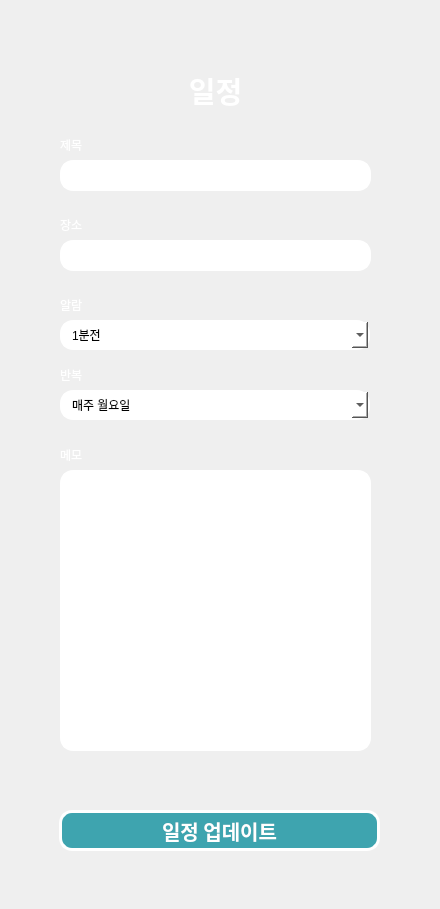
   <widget class="QWidget" name="page">
    <widget class="QComboBox" name="alarm_patient_2">
     <property name="geometry">
      <rect>
       <x>60</x>
       <y>320</y>
       <width>310</width>
       <height>30</height>
      </rect>
     </property>
     <property name="styleSheet">
      <string notr="true">color:black;
background-color: rgb(255, 255, 255);
border: 2px solid rgb(255, 255, 255);
border-radius: 13px; 
padding: 1px 10px; </string>
     </property>
     <item>
      <property name="text">
       <string>1분전</string>
      </property>
     </item>
     <item>
      <property name="text">
       <string>5분전</string>
      </property>
     </item>
     <item>
      <property name="text">
       <string>10분전</string>
      </property>
     </item>
     <item>
      <property name="text">
       <string>30분전</string>
      </property>
     </item>
     <item>
      <property name="text">
       <string>1시간전</string>
      </property>
     </item>
     <item>
      <property name="text">
       <string>2시간전</string>
      </property>
     </item>
     <item>
      <property name="text">
       <string>하루전</string>
      </property>
     </item>
    </widget>
    <widget class="QTextEdit" name="space_patient_2">
     <property name="geometry">
      <rect>
       <x>60</x>
       <y>240</y>
       <width>311</width>
       <height>31</height>
      </rect>
     </property>
     <property name="styleSheet">
      <string notr="true">color:black;
background-color: rgb(255, 255, 255);
border: 2px solid rgb(255, 255, 255);
border-radius: 13px; 
padding: 1px 10px; </string>
     </property>
    </widget>
    <widget class="QTextEdit" name="memo_patient_2">
     <property name="geometry">
      <rect>
       <x>60</x>
       <y>470</y>
       <width>311</width>
       <height>281</height>
      </rect>
     </property>
     <property name="styleSheet">
      <string notr="true">color:black;
background-color: rgb(255, 255, 255);
border: 2px solid rgb(255, 255, 255);
border-radius: 13px; 
padding: 1px 10px; </string>
     </property>
    </widget>
    <widget class="QComboBox" name="repeat_patient_2">
     <property name="geometry">
      <rect>
       <x>60</x>
       <y>390</y>
       <width>310</width>
       <height>30</height>
      </rect>
     </property>
     <property name="styleSheet">
      <string notr="true">color:black;
background-color: rgb(255, 255, 255);
border: 2px solid rgb(255, 255, 255);
border-radius: 13px; 
padding: 1px 10px; </string>
     </property>
     <item>
      <property name="text">
       <string>매주 월요일</string>
      </property>
     </item>
     <item>
      <property name="text">
       <string>매주 화요일</string>
      </property>
     </item>
     <item>
      <property name="text">
       <string>매주 수요일</string>
      </property>
     </item>
     <item>
      <property name="text">
       <string>매주 목요일</string>
      </property>
     </item>
     <item>
      <property name="text">
       <string>매주 금요일</string>
      </property>
     </item>
     <item>
      <property name="text">
       <string>매주 토요일</string>
      </property>
     </item>
     <item>
      <property name="text">
       <string>매주 일요일</string>
      </property>
     </item>
     <item>
      <property name="text">
       <string>매주 평일</string>
      </property>
     </item>
     <item>
      <property name="text">
       <string>매주 주말</string>
      </property>
     </item>
     <item>
      <property name="text">
       <string>매월</string>
      </property>
     </item>
     <item>
      <property name="text">
       <string>매년</string>
      </property>
     </item>
    </widget>
    <widget class="QLabel" name="label_75">
     <property name="geometry">
      <rect>
       <x>0</x>
       <y>0</y>
       <width>431</width>
       <height>900</height>
      </rect>
     </property>
     <property name="styleSheet">
      <string notr="true">background-image: url(:/new/prefix1/resources/Dream Whale_.png);</string>
     </property>
     <property name="text">
      <string/>
     </property>
    </widget>
    <widget class="QTextEdit" name="title_patient_2">
     <property name="geometry">
      <rect>
       <x>60</x>
       <y>160</y>
       <width>311</width>
       <height>31</height>
      </rect>
     </property>
     <property name="styleSheet">
      <string notr="true">color:black;
background-color: rgb(255, 255, 255);
border: 2px solid rgb(255, 255, 255);
border-radius: 13px; 
padding: 1px 10px; </string>
     </property>
     <property name="html">
      <string>&lt;!DOCTYPE HTML PUBLIC &quot;-//W3C//DTD HTML 4.0//EN&quot; &quot;http://www.w3.org/TR/REC-html40/strict.dtd&quot;&gt;
&lt;html&gt;&lt;head&gt;&lt;meta name=&quot;qrichtext&quot; content=&quot;1&quot; /&gt;&lt;meta charset=&quot;utf-8&quot; /&gt;&lt;style type=&quot;text/css&quot;&gt;
p, li { white-space: pre-wrap; }
hr { height: 1px; border-width: 0; }
li.unchecked::marker { content: &quot;\2610&quot;; }
li.checked::marker { content: &quot;\2612&quot;; }
&lt;/style&gt;&lt;/head&gt;&lt;body style=&quot; font-family:'맑은 고딕'; font-size:9pt; font-weight:400; font-style:normal;&quot;&gt;
&lt;p style=&quot;-qt-paragraph-type:empty; margin-top:0px; margin-bottom:0px; margin-left:0px; margin-right:0px; -qt-block-indent:0; text-indent:0px;&quot;&gt;&lt;br /&gt;&lt;/p&gt;&lt;/body&gt;&lt;/html&gt;</string>
     </property>
    </widget>
    <widget class="QLabel" name="label_2">
     <property name="geometry">
      <rect>
       <x>120</x>
       <y>70</y>
       <width>191</width>
       <height>41</height>
      </rect>
     </property>
     <property name="font">
      <font>
       <family>Gaegu</family>
       <pointsize>22</pointsize>
       <italic>false</italic>
       <bold>true</bold>
      </font>
     </property>
     <property name="styleSheet">
      <string notr="true">font: 700 22pt &quot;Gaegu&quot;;
color: rgb(255, 255, 255);</string>
     </property>
     <property name="text">
      <string>일정</string>
     </property>
     <property name="alignment">
      <set>Qt::AlignCenter</set>
     </property>
    </widget>
    <widget class="QLabel" name="label_77">
     <property name="geometry">
      <rect>
       <x>60</x>
       <y>360</y>
       <width>80</width>
       <height>30</height>
      </rect>
     </property>
     <property name="styleSheet">
      <string notr="true">font: 700 13pt &quot;맑은 고딕&quot;;
color: rgb(255, 255, 255);
</string>
     </property>
     <property name="text">
      <string>반복</string>
     </property>
    </widget>
    <widget class="QLabel" name="label_78">
     <property name="geometry">
      <rect>
       <x>60</x>
       <y>210</y>
       <width>80</width>
       <height>30</height>
      </rect>
     </property>
     <property name="styleSheet">
      <string notr="true">font: 700 13pt &quot;맑은 고딕&quot;;
color: rgb(255, 255, 255);
</string>
     </property>
     <property name="text">
      <string>장소</string>
     </property>
    </widget>
    <widget class="QLabel" name="label_79">
     <property name="geometry">
      <rect>
       <x>60</x>
       <y>290</y>
       <width>80</width>
       <height>30</height>
      </rect>
     </property>
     <property name="styleSheet">
      <string notr="true">font: 700 13pt &quot;맑은 고딕&quot;;
color: rgb(255, 255, 255);
</string>
     </property>
     <property name="text">
      <string>알람</string>
     </property>
    </widget>
    <widget class="QLabel" name="label_80">
     <property name="geometry">
      <rect>
       <x>60</x>
       <y>440</y>
       <width>80</width>
       <height>30</height>
      </rect>
     </property>
     <property name="styleSheet">
      <string notr="true">font: 700 13pt &quot;맑은 고딕&quot;;
color: rgb(255, 255, 255);
</string>
     </property>
     <property name="text">
      <string>메모</string>
     </property>
    </widget>
    <widget class="QLabel" name="label_81">
     <property name="geometry">
      <rect>
       <x>60</x>
       <y>130</y>
       <width>40</width>
       <height>30</height>
      </rect>
     </property>
     <property name="styleSheet">
      <string notr="true">font: 700 13pt &quot;맑은 고딕&quot;;
color: rgb(255, 255, 255);
</string>
     </property>
     <property name="text">
      <string>제목</string>
     </property>
    </widget>
    <widget class="QPushButton" name="update_schedule_patient">
     <property name="geometry">
      <rect>
       <x>59</x>
       <y>810</y>
       <width>321</width>
       <height>41</height>
      </rect>
     </property>
     <property name="font">
      <font>
       <family>Gaegu</family>
       <pointsize>15</pointsize>
       <italic>false</italic>
       <bold>true</bold>
      </font>
     </property>
     <property name="styleSheet">
      <string notr="true">color: rgb(255, 255, 255);
background-color: rgb(62, 164, 175);
border: 3px solid rgb(255, 255, 255);
border-radius: 13px; 
font: 700 15pt &quot;Gaegu&quot;;
padding: 1px 10px; </string>
     </property>
     <property name="text">
      <string>일정 업데이트</string>
     </property>
     <property name="flat">
      <bool>true</bool>
     </property>
    </widget>
    <zorder>label_75</zorder>
    <zorder>alarm_patient_2</zorder>
    <zorder>space_patient_2</zorder>
    <zorder>memo_patient_2</zorder>
    <zorder>repeat_patient_2</zorder>
    <zorder>title_patient_2</zorder>
    <zorder>label_2</zorder>
    <zorder>label_77</zorder>
    <zorder>label_78</zorder>
    <zorder>label_79</zorder>
    <zorder>label_80</zorder>
    <zorder>label_81</zorder>
    <zorder>update_schedule_patient</zorder>
   </widget>
